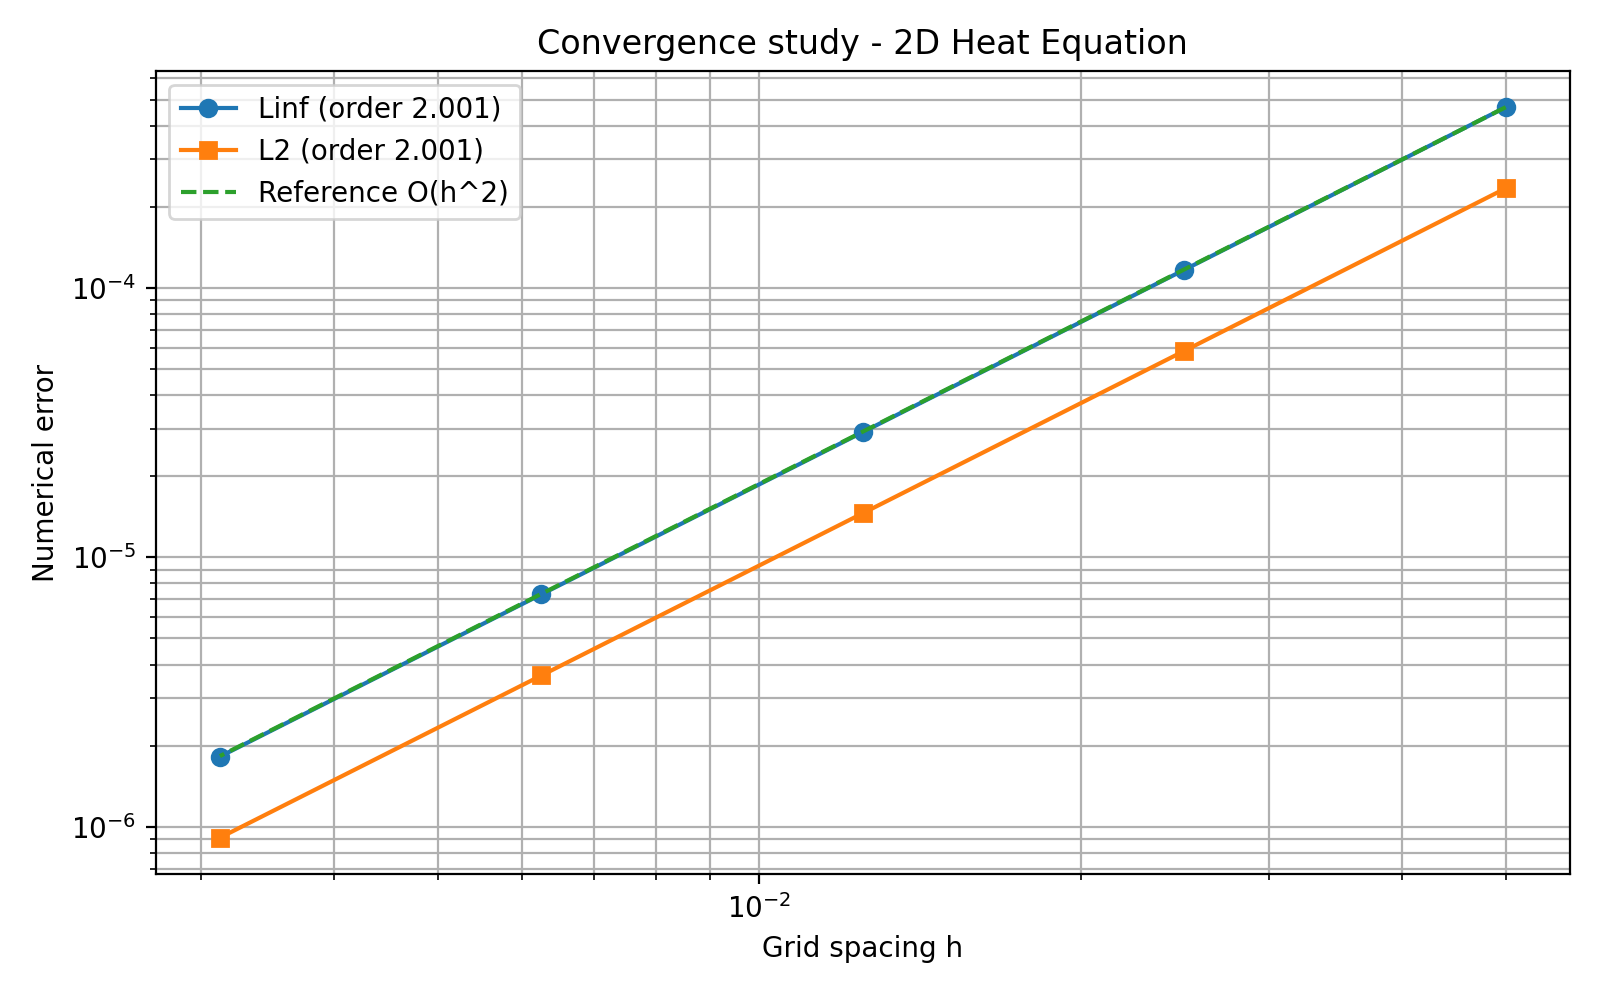

Reproduce this figure in Python.
import numpy as np
import matplotlib
matplotlib.use("Agg")
import matplotlib.pyplot as plt

data = np.genfromtxt(
    "results/convergence.csv",
    delimiter=",",
    names=True
)

N = data["N"]
h = 1.0 / N
err_inf = data["err_inf"]
err_l2 = data["err_l2"]

order_inf = np.polyfit(np.log(h), np.log(err_inf), 1)[0]
order_l2 = np.polyfit(np.log(h), np.log(err_l2), 1)[0]

plt.figure(figsize=(8, 5))
plt.loglog(h, err_inf, "o-", label=f"Linf (order {order_inf:.3f})")
plt.loglog(h, err_l2, "s-", label=f"L2 (order {order_l2:.3f})")
plt.loglog(
    h, err_inf[0] * (h / h[0])**2,
    "--", label="Reference O(h^2)"
)

plt.xlabel("Grid spacing h")
plt.ylabel("Numerical error")
plt.title("Convergence study - 2D Heat Equation")
plt.legend()
plt.grid(True, which="both")
plt.tight_layout()

plt.savefig("plots/convergence.png", dpi=200)

print(f"Observed Linf order: {order_inf:.4f}")
print(f"Observed L2 order:   {order_l2:.4f}")
print("Saved: plots/convergence.png")
